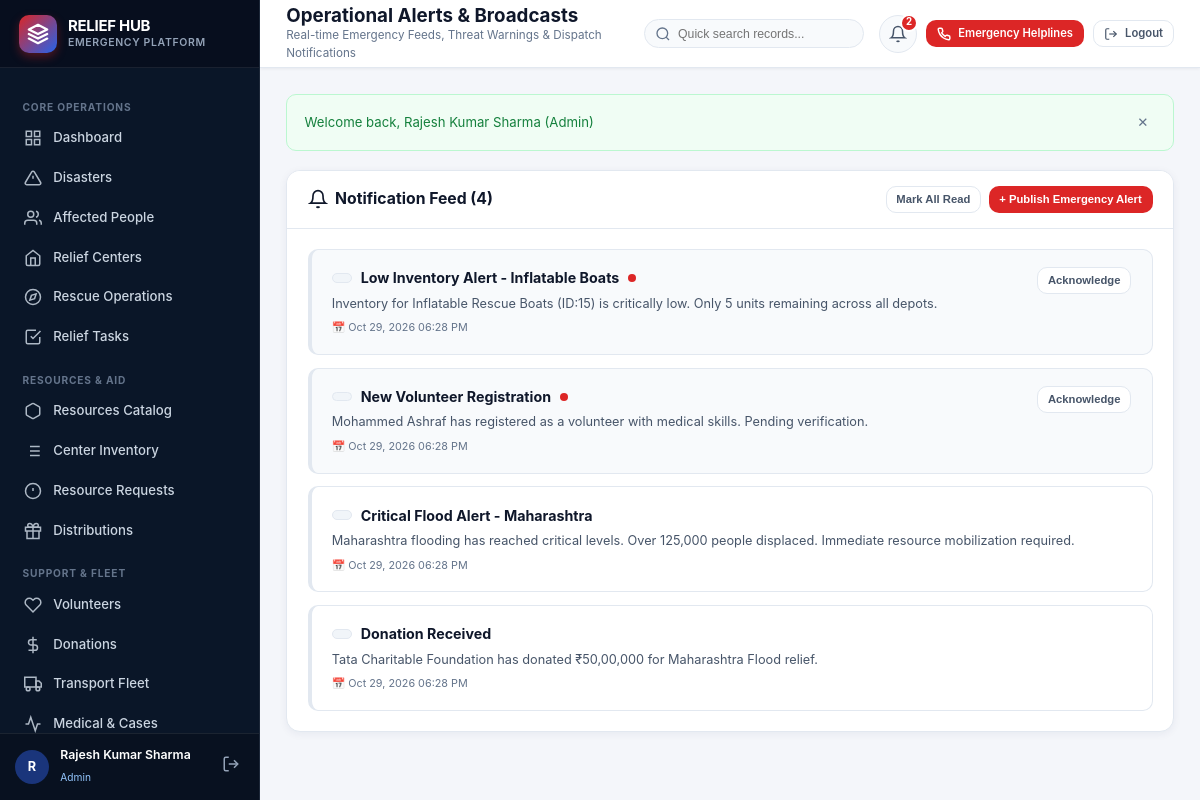
Screenshot of /notifications.php (signed in) with the database file from the repository.
### tables this page shows
CREATE TABLE IF NOT EXISTS notifications (
    notification_id INT PRIMARY KEY AUTO_INCREMENT,
    user_id INT,
    disaster_id INT,
    title VARCHAR(200) NOT NULL,
    message TEXT NOT NULL,
    notification_type ENUM('Disaster Alert', 'Resource Request', 'Request Approval', 'Low Inventory', 'Volunteer Assignment', 'Rescue Update', 'Medical Emergency', 'Donation Update', 'General') DEFAULT 'General',
    created_at TIMESTAMP DEFAULT CURRENT_TIMESTAMP,
    is_read BOOLEAN DEFAULT FALSE,
    FOREIGN KEY (user_id) REFERENCES users(user_id) ON DELETE CASCADE,
    FOREIGN KEY (disaster_id) REFERENCES disasters(disaster_id) ON DELETE SET NULL,
    INDEX idx_notification_user (user_id),
    INDEX idx_notification_read (is_read)
);

### config/auth.php (called while the page is built, shortened)
<?php
require_once __DIR__ . '/db.php';
function isLoggedIn() {
    return isset($_SESSION['user_id']) && !empty($_SESSION['user_id']);
}
function hasRole($roles) {
    $role = $_SESSION['role_name'] ?? '';
    return $role === $roles;
}

### config/db.php (called while the page is built, shortened)
<?php
function escape($str) {
    return htmlspecialchars($str ?? '', ENT_QUOTES, 'UTF-8');
}
function formatDateTime($dateStr, $format = 'M d, Y h:i A') {
    $t = strtotime($dateStr);
    return $t ? date($format, $t) : '-';
}

### notifications.php (the view, shortened to what this page needs)
<?php
require_once __DIR__ . '/config/db.php';
require_once __DIR__ . '/config/auth.php';
$pdo = getDB();
$user = currentUser();
$stmt = $pdo->prepare("
    SELECT * FROM notifications
    WHERE user_id = ? OR user_id IS NULL
    ORDER BY is_read ASC, created_at DESC
");
$stmt->execute([$user['user_id']]);
$notifications = $stmt->fetchAll();
require_once __DIR__ . '/includes/header.php';
require_once __DIR__ . '/includes/sidebar.php';
?>
<div class="main-wrapper">
  <?php require_once __DIR__ . '/includes/topbar.php'; ?>
  <div class="card">
    <div class="card-header">
      <h3 class="card-title">
        <svg width="20" height="20" viewBox="0 0 24 24" fill="none" stroke="currentColor" stroke-width="2"><path d="M18 8A6 6 0 0 0 6 8c0 7-3 9-3 9h18s-3-2-3-9"/><path d="M13.73 21a2 2 0 0 1-3.46 0"/></svg>
        <span>Notification Feed (<?= count($notifications) ?>)</span>
      </h3>
      <div class="card-actions">
        <form method="POST" action="notifications.php" style="display: inline;">
          <button type="submit" class="btn btn-sm btn-outline">Mark All Read</button>
        </form>
        <?php if (hasRole('Admin')): ?>
          <button type="button" class="btn btn-emergency btn-sm" data-modal="modalBroadcast">
            + Publish Emergency Alert
          </button>
        <?php endif; ?>
      </div>
    </div>
    <div class="card-body">
      <?php if (empty($notifications)): ?>
        <div style="text-align: center; color: var(--text-muted); padding: 3rem;">
          No notifications in your queue.
        </div>
      <?php else: ?>
        <div style="display: flex; flex-direction: column; gap: 0.85rem;">
          <?php foreach ($notifications as $n): ?>
            <?php
              $borderCol = '#e2e8f0';
              $badgeClass = 'badge-neutral';
            ?>
            <div style="background: <?= $n['is_read'] ? '#ffffff' : 'var(--bg-surface-alt)' ?>; border: 1px solid var(--border-light); border-left: 4px solid <?= $borderCol ?>; border-radius: var(--radius-md); padding: 1.15rem 1.35rem; display: flex; align-items: flex-start; justify-content: space-between; gap: 1rem;">
              <div style="flex: 1;">
                <div style="display: flex; align-items: center; gap: 0.6rem; margin-bottom: 0.35rem;">
                  <span class="badge <?= $badgeClass ?>"><?= escape($n['type']) ?></span>
                  <strong style="font-size: 0.95rem; color: var(--text-main);"><?= escape($n['title']) ?></strong>
                  <?php if (!$n['is_read']): ?>
                    <span style="width: 8px; height: 8px; border-radius: 999px; background: var(--emergency-600);" title="Unread"></span>
                  <?php endif; ?>
                </div>
                <p style="font-size: 0.85rem; color: var(--text-secondary); line-height: 1.5; margin-bottom: 0.5rem;">
                  <?= nl2br(escape($n['message'])) ?>
                </p>
                <div style="font-size: 0.72rem; color: var(--text-muted);">
                  📅 <?= formatDateTime($n['created_at']) ?>
                </div>
              </div>
              <?php if (!$n['is_read']): ?>
                <form method="POST" action="notifications.php">
                  <button type="submit" class="btn btn-sm btn-outline">Acknowledge</button>
                </form>
              <?php endif; ?>
            </div>
          <?php endforeach; ?>
        </div>
      <?php endif; ?>
    </div>
  </div>
<?php require_once __DIR__ . '/includes/footer.php'; ?>

### assets/css/style.css (style rules this page uses)
:root { --primary-950: #070e1e; --primary-900: #0a1628; --primary-850: #0b1a36; --primary-800: #0f2154; --primary-700: #1a357b; --primary-600: #2563eb; --primary-500: #3b82f6; --primary-100: #dbeafe; --primary-50: #eff6ff; --emergency-700: #991b1b; --emergency-600: #dc2626; --emergency-500: #ef4444; --emergency-100: #fee2e2; --emergency-50: #fef2f2; --success-700: #15803d; --success-600: #16a34a; --success-500: #22c55e; --success-100: #dcfce7; --success-50: #f0fdf4; --warning-700: #b45309; --warning-600: #d97706; --warning-500: #f59e0b; --warning-100: #fef3c7; --warning-50: #fffbeb; --info-600: #0284c7; --info-100: #e0f2fe; --bg-body: #f4f6fa; --bg-surface: #ffffff; --bg-surface-alt: #f8fafc; --border-light: #e2e8f0; --border-focus: #3b82f6; --text-main: #0f172a; --text-secondary: #475569; --text-muted: #64748b; --text-light: #94a3b8; --text-white: #ffffff; --sidebar-width: 260px; --topbar-height: 68px; --radius-sm: 6px; --radius-md: 10px; --radius-lg: 14px; --radius-full: 9999px; --shadow-sm: 0 1px 3px rgba(15, 23, 42, 0.06); --shadow-md: 0 4px 6px -1px rgba(15, 23, 42, 0.08), 0 2px 4px -2px rgba(15, 23, 42, 0.06); --shadow-lg: 0 10px 15px -3px rgba(15, 23, 42, 0.08), 0 4px 6px -4px rgba(15, 23, 42, 0.04); --shadow-card: 0 2px 8px rgba(15, 33, 84, 0.06); --shadow-hover: 0 8px 24px rgba(15, 33, 84, 0.12); --transition-fast: 0.15s ease; --transition-normal: 0.25s ease; }
*, *::before, *::after { box-sizing: border-box; margin: 0; padding: 0; }
html { font-size: 15px; scroll-behavior: smooth; }
body { font-family: -apple-system, BlinkMacSystemFont, "Segoe UI", Roboto, Helvetica, Arial, sans-serif; background-color: var(--bg-body); color: var(--text-main); line-height: 1.5; -webkit-font-smoothing: antialiased; min-height: 100vh; }
.main-wrapper { flex: 1; margin-left: var(--sidebar-width); display: flex; flex-direction: column; min-height: 100vh; min-width: 0; }
.card { background: var(--bg-surface); border-radius: var(--radius-lg); border: 1px solid var(--border-light); box-shadow: var(--shadow-card); margin-bottom: 1.75rem; overflow: hidden; }
.card-header { padding: 1rem 1.35rem; border-bottom: 1px solid var(--border-light); display: flex; align-items: center; justify-content: space-between; flex-wrap: wrap; gap: 0.75rem; background: #ffffff; }
.card-title { font-size: 1.05rem; font-weight: 700; color: var(--text-main); display: flex; align-items: center; gap: 0.5rem; }
.card-actions { display: flex; align-items: center; gap: 0.5rem; }
.card-body { padding: 1.35rem; }
.badge { display: inline-flex; align-items: center; gap: 0.35rem; padding: 0.25rem 0.6rem; border-radius: var(--radius-full); font-size: 0.72rem; font-weight: 600; letter-spacing: 0.02em; white-space: nowrap; }
.badge-low, .badge-neutral { background: var(--neutral-100, #f1f5f9); color: var(--text-secondary); border: 1px solid var(--border-light); }
.btn { display: inline-flex; align-items: center; justify-content: center; gap: 0.5rem; padding: 0.5rem 1rem; border-radius: var(--radius-md); font-size: 0.85rem; font-weight: 600; border: 1px solid transparent; cursor: pointer; transition: all var(--transition-fast); white-space: nowrap; line-height: 1.3; }
.btn-sm { padding: 0.35rem 0.65rem; font-size: 0.75rem; }
.btn-emergency, .btn-danger { background: var(--emergency-600); color: #ffffff; }
.btn-outline { background: #ffffff; border-color: var(--border-light); color: var(--text-secondary); }

### rows the page displays
notifications: title "Low Inventory Alert - Inflatable Boats", is_read 0 (drawn), message "Inventory for Inflatable Rescue Boats (ID:15) is critically low. Only 5 units remaining across all depots.", created_at "Oct 29, 2026 06:28 PM"
notifications: title "New Volunteer Registration", is_read 0 (drawn), message "Mohammed Ashraf has registered as a volunteer with medical skills. Pending verification.", created_at "Oct 29, 2026 06:28 PM"
notifications: title "Critical Flood Alert - Maharashtra", message "Maharashtra flooding has reached critical levels. Over 125,000 people displaced. Immediate resource mobilization required.", created_at "Oct 29, 2026 06:28 PM"
notifications: title "Donation Received", message "Tata Charitable Foundation has donated ₹50,00,000 for Maharashtra Flood relief.", created_at "Oct 29, 2026 06:28 PM"

### other values shown
substr($user['full_name'], 0, 1) "R"
$user['full_name'] "Rajesh Kumar Sharma"
$user['role_name'] "Admin"
$pageTitle "Operational Alerts & Broadcasts"
$pageSubtitle "Real-time Emergency Feeds, Threat Warnings & Dispatch Notifications"
$topUnread "2"
$msg "Welcome back, Rajesh Kumar Sharma (Admin)"
count($notifications) "4"
